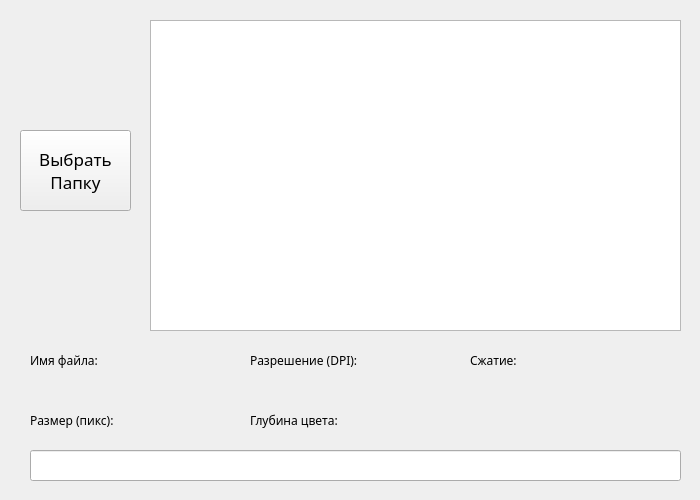
<?xml version="1.0" encoding="UTF-8"?>
<ui version="4.0">
 <class>Widget</class>
 <widget class="QWidget" name="Widget">
  <property name="geometry">
   <rect>
    <x>0</x>
    <y>0</y>
    <width>700</width>
    <height>500</height>
   </rect>
  </property>
  <property name="windowTitle">
   <string>Widget</string>
  </property>
  <widget class="QListView" name="listView">
   <property name="geometry">
    <rect>
     <x>150</x>
     <y>20</y>
     <width>531</width>
     <height>311</height>
    </rect>
   </property>
  </widget>
  <widget class="QLabel" name="Label_1">
   <property name="geometry">
    <rect>
     <x>30</x>
     <y>340</y>
     <width>100</width>
     <height>40</height>
    </rect>
   </property>
   <property name="font">
    <font>
     <family>Montserrat</family>
    </font>
   </property>
   <property name="frameShape">
    <enum>QFrame::Shape::NoFrame</enum>
   </property>
   <property name="frameShadow">
    <enum>QFrame::Shadow::Plain</enum>
   </property>
   <property name="text">
    <string>Имя файла:</string>
   </property>
   <property name="alignment">
    <set>Qt::AlignmentFlag::AlignLeading|Qt::AlignmentFlag::AlignLeft|Qt::AlignmentFlag::AlignVCenter</set>
   </property>
  </widget>
  <widget class="QLabel" name="Label_5">
   <property name="geometry">
    <rect>
     <x>30</x>
     <y>400</y>
     <width>100</width>
     <height>40</height>
    </rect>
   </property>
   <property name="font">
    <font>
     <family>Montserrat</family>
    </font>
   </property>
   <property name="frameShape">
    <enum>QFrame::Shape::NoFrame</enum>
   </property>
   <property name="frameShadow">
    <enum>QFrame::Shadow::Plain</enum>
   </property>
   <property name="text">
    <string>Размер (пикс):</string>
   </property>
   <property name="alignment">
    <set>Qt::AlignmentFlag::AlignLeading|Qt::AlignmentFlag::AlignLeft|Qt::AlignmentFlag::AlignVCenter</set>
   </property>
  </widget>
  <widget class="QLabel" name="Label_3">
   <property name="geometry">
    <rect>
     <x>250</x>
     <y>340</y>
     <width>121</width>
     <height>40</height>
    </rect>
   </property>
   <property name="font">
    <font>
     <family>Montserrat</family>
    </font>
   </property>
   <property name="frameShape">
    <enum>QFrame::Shape::NoFrame</enum>
   </property>
   <property name="frameShadow">
    <enum>QFrame::Shadow::Plain</enum>
   </property>
   <property name="text">
    <string>Разрешение (DPI):</string>
   </property>
   <property name="alignment">
    <set>Qt::AlignmentFlag::AlignLeading|Qt::AlignmentFlag::AlignLeft|Qt::AlignmentFlag::AlignVCenter</set>
   </property>
  </widget>
  <widget class="QLabel" name="Label_4">
   <property name="geometry">
    <rect>
     <x>250</x>
     <y>400</y>
     <width>100</width>
     <height>40</height>
    </rect>
   </property>
   <property name="font">
    <font>
     <family>Montserrat</family>
    </font>
   </property>
   <property name="frameShape">
    <enum>QFrame::Shape::NoFrame</enum>
   </property>
   <property name="frameShadow">
    <enum>QFrame::Shadow::Plain</enum>
   </property>
   <property name="text">
    <string>Глубина цвета:</string>
   </property>
   <property name="alignment">
    <set>Qt::AlignmentFlag::AlignLeading|Qt::AlignmentFlag::AlignLeft|Qt::AlignmentFlag::AlignVCenter</set>
   </property>
  </widget>
  <widget class="QLabel" name="Label_2">
   <property name="geometry">
    <rect>
     <x>470</x>
     <y>340</y>
     <width>100</width>
     <height>40</height>
    </rect>
   </property>
   <property name="font">
    <font>
     <family>Montserrat</family>
    </font>
   </property>
   <property name="frameShape">
    <enum>QFrame::Shape::Box</enum>
   </property>
   <property name="frameShadow">
    <enum>QFrame::Shadow::Plain</enum>
   </property>
   <property name="lineWidth">
    <number>0</number>
   </property>
   <property name="midLineWidth">
    <number>0</number>
   </property>
   <property name="text">
    <string>Сжатие:</string>
   </property>
   <property name="alignment">
    <set>Qt::AlignmentFlag::AlignLeading|Qt::AlignmentFlag::AlignLeft|Qt::AlignmentFlag::AlignVCenter</set>
   </property>
  </widget>
  <widget class="QLabel" name="FileName">
   <property name="geometry">
    <rect>
     <x>130</x>
     <y>350</y>
     <width>120</width>
     <height>20</height>
    </rect>
   </property>
   <property name="text">
    <string/>
   </property>
  </widget>
  <widget class="QLineEdit" name="lineEdit">
   <property name="geometry">
    <rect>
     <x>30</x>
     <y>450</y>
     <width>651</width>
     <height>31</height>
    </rect>
   </property>
   <property name="frame">
    <bool>true</bool>
   </property>
   <property name="readOnly">
    <bool>true</bool>
   </property>
  </widget>
  <widget class="QLabel" name="Contraction">
   <property name="geometry">
    <rect>
     <x>530</x>
     <y>350</y>
     <width>100</width>
     <height>20</height>
    </rect>
   </property>
   <property name="text">
    <string/>
   </property>
  </widget>
  <widget class="QLabel" name="Resolution">
   <property name="geometry">
    <rect>
     <x>370</x>
     <y>350</y>
     <width>91</width>
     <height>20</height>
    </rect>
   </property>
   <property name="text">
    <string/>
   </property>
  </widget>
  <widget class="QLabel" name="Color_depth">
   <property name="geometry">
    <rect>
     <x>370</x>
     <y>410</y>
     <width>100</width>
     <height>20</height>
    </rect>
   </property>
   <property name="text">
    <string/>
   </property>
  </widget>
  <widget class="QLabel" name="Size">
   <property name="geometry">
    <rect>
     <x>130</x>
     <y>410</y>
     <width>120</width>
     <height>20</height>
    </rect>
   </property>
   <property name="text">
    <string/>
   </property>
  </widget>
  <widget class="QPushButton" name="multiChoice">
   <property name="geometry">
    <rect>
     <x>20</x>
     <y>130</y>
     <width>111</width>
     <height>81</height>
    </rect>
   </property>
   <property name="font">
    <font>
     <family>Montserrat</family>
     <pointsize>13</pointsize>
    </font>
   </property>
   <property name="text">
    <string>Выбрать
Папку</string>
   </property>
  </widget>
 </widget>
 <resources/>
 <connections/>
</ui>
